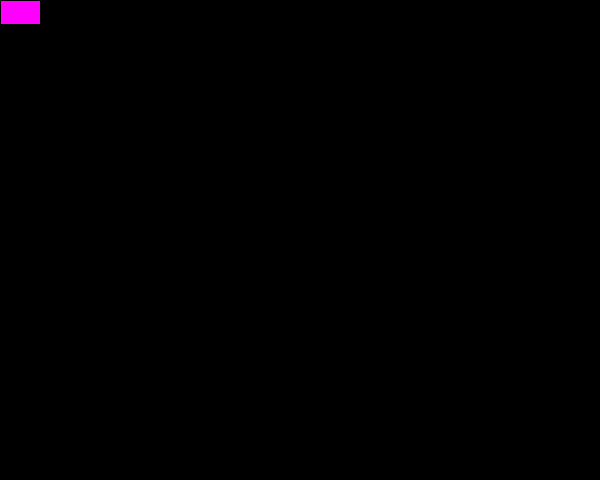
Frame 1 (no input)
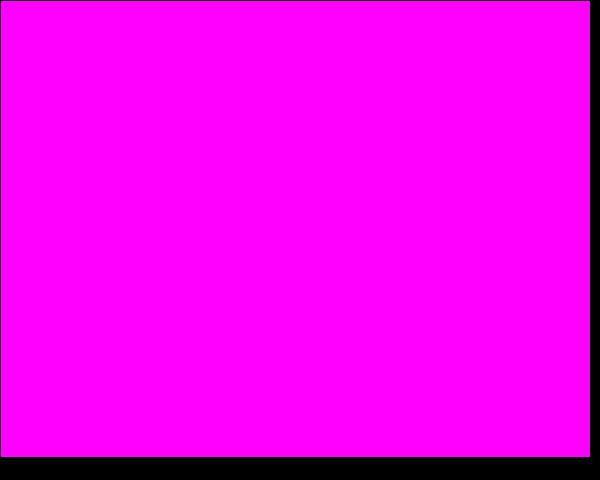
Frame 60 (the mouse pressed at the canvas centre just before this capture)
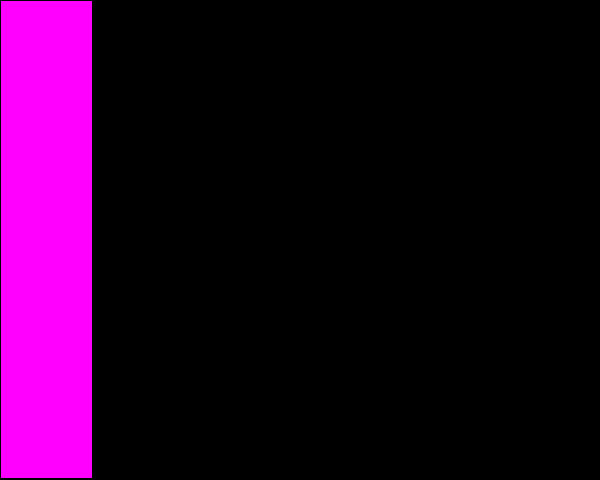
Frame 120 (the mouse held since frame 60 and released just before this capture)

The Processing sketch that drew these frames (run headless with seeded random() and noise(); from frame 60 on, the mouse is pressed at the canvas centre):

// Processing sketch: simple_animate_multiple
// ── simple_animate_multiple.pde
float displayAnimationValue = 0; //this is what you use as your variable
float desiredAnimationValue; //set this value to animato TO

float displayAnimationValue2 = 0;
float desiredAnimationValue2;

void setup(){
  size(600,480); //set up a size for your window
  desiredAnimationValue = height; //set a default value for your animation end state
  desiredAnimationValue2 = width;
  fill(255,0,255);
  rectMode(CORNERS);
}

void draw(){
  background(0);
  
  //the smoothValue function will return a new "smoothed" value, so store it in your display value to draw the animation
  displayAnimationValue = smoothValue(displayAnimationValue, desiredAnimationValue, 20);
  displayAnimationValue2 = smoothValue(displayAnimationValue2, desiredAnimationValue2, 15);
  
  //draw a rectangle where the height will animate based on the above line of code
  rect(0, 0, displayAnimationValue2, displayAnimationValue);
  
  //if the height of the rectangle reaches the full height of the sketch, set your desired animation value to 0 to loop
  if(displayAnimationValue >= height - 1){
    desiredAnimationValue = 0;  
  }
  //likewise, if the rectangle height reaches 0, then set the desired animation value to the height of your window to continue looping
  else if(displayAnimationValue <= 1){
    desiredAnimationValue = height;  
  }
  
  //if the height of the rectangle reaches the full height of the sketch, set your desired animation value to 0 to loop
  if(displayAnimationValue2 >= width - 1){
    desiredAnimationValue2 = 0;  
  }
  //likewise, if the rectangle height reaches 0, then set the desired animation value to the height of your window to continue looping
  else if(displayAnimationValue2 <= 1){
    desiredAnimationValue2 = width;  
  }
}

//Abstract function for animating a value to another value
float smoothValue(float original, float desired, float interval){
  float diff = abs(original - desired) / interval;
  return original >= desired ? original - diff : original + diff;
}
